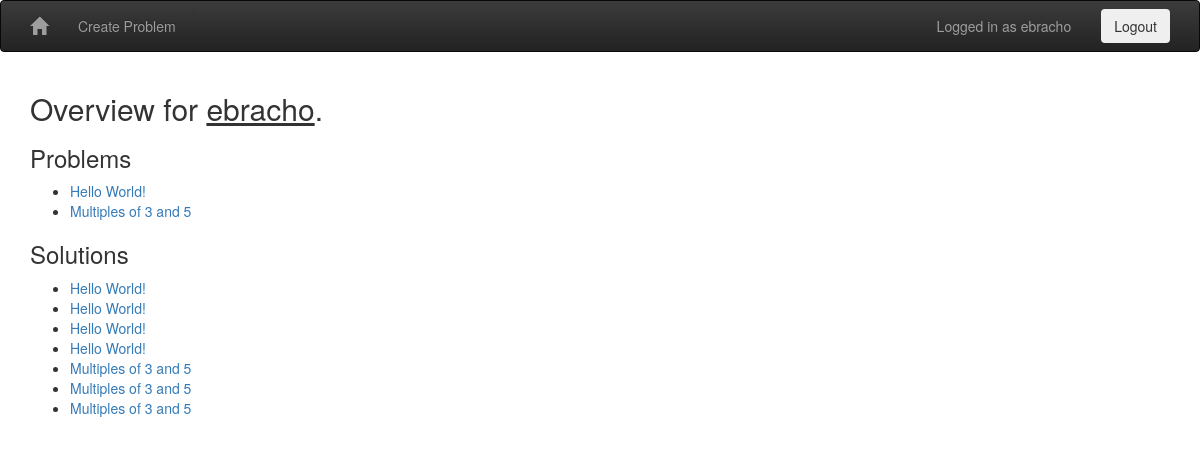
Page /user/ebracho (signed in) on the committed database.
### models.py (models this page shows, shortened)
class Problem(Base):
    __tablename__ = 'problems'
    id = Column(Integer, primary_key=True)
    user_id = Column(String)
    submission_time = Column(DateTime, default=datetime.utcnow)
    title = Column(String)
    prompt = Column(String)
    test_input = Column(String)
    test_output = Column(String)
    timeout = Column(Integer, default=3)

class Solution(Base):
    __tablename__ = 'solutions'
    id = Column(Integer, primary_key=True)
    user_id = Column(String)
    submission_time = Column(DateTime, default=datetime.utcnow)
    problem_id = Column(Integer, ForeignKey('problems.id'))
    language = Column(String)
    source = Column(String)
    verification = Column(String) # Status string returned by verify.verify
    problem = relationship('Problem')
    def verify(self):
        Solution._verify(self.id)
    _verify_sem = eventlet.semaphore.Semaphore(4)

### riker.py (the view)
@app.route('/user/<user_id>', methods=['GET'])
def view_user(user_id):
    db_session = get_db_session()
    problems = (
        db_session.query(Problem)
        .filter(Problem.user_id==user_id)
        .all()
    )
    solutions = (
        db_session.query(Solution)
        .filter(Solution.user_id==user_id)
        .all()
    )
    return render_template(
        'user.html', user_id=user_id, problems=problems, solutions=solutions)

### riker.py (called while the page is built)
def get_db_session():
    if not hasattr(g, 'db_session'):
        g.db_session = DBSession()
    return g.db_session

def close_db_session():
    if hasattr(g, 'db_session'):
        g.db_session.commit()
        g.db_session.close()
        delattr(g, 'db_session')

@app.after_request
def after_request(response):
    close_db_session()
    return response

### templates/user.html
{% extends "base.html" %}
{% block body %}
<h2>Overview for <u>{{ user_id }}</u>.</h2>
<div>
  <h3>Problems</h3>
  <ul>
    {% for problem in problems %}
    <li><a href="{{ url_for('view_problem', problem_id=problem.id) }}">{{ problem.title }}</a></li>
    {% else %}
    <li>No problems found</li>
    {% endfor %}
  </ul>
</div>
<div>
  <h3>Solutions</h3>
  <ul>
    {% for solution in solutions %}
    <li><a href="{{ url_for('view_solution', problem_id=solution.problem_id, solution_id=solution.id) }}">{{ solution.problem.title }}</a></li>
    {% else %}
    <li>No solutions found</li>
    {% endfor %}
  </ul>
</div>
{% endblock %}

### static/css/style.css (style rules this page uses)
body { padding-bottom: 30px; }

### rows in the picture
Problem: title "Hello World!"
Problem: title "Multiples of 3 and 5"
Solution: problem "Hello World!"
Solution: problem "Hello World!"
Solution: problem "Hello World!"
Solution: problem "Hello World!"
Solution: problem "Multiples of 3 and 5"
Solution: problem "Multiples of 3 and 5"
Solution: problem "Multiples of 3 and 5"

### other values in the picture
{{ session['logged_in_user'] }} "ebracho"
{{ user_id }} "ebracho"
